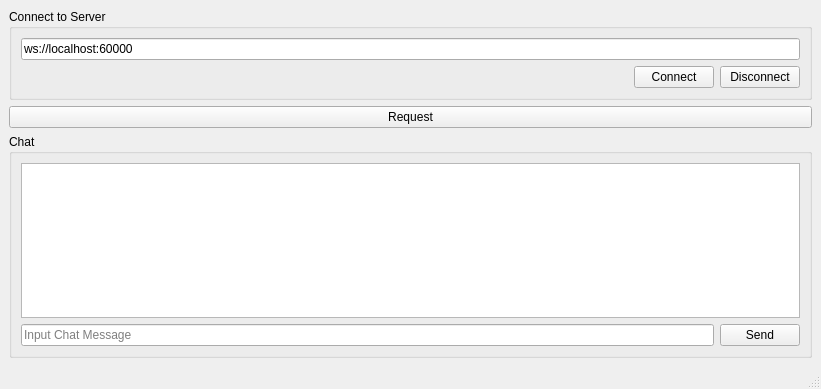
<?xml version="1.0" encoding="UTF-8"?>
<ui version="4.0">
 <class>Client</class>
 <widget class="QMainWindow" name="Client">
  <property name="geometry">
   <rect>
    <x>0</x>
    <y>0</y>
    <width>821</width>
    <height>389</height>
   </rect>
  </property>
  <property name="windowTitle">
   <string>Client</string>
  </property>
  <widget class="QWidget" name="centralwidget">
   <layout class="QGridLayout" name="gridLayout_2">
    <item row="1" column="0">
     <widget class="QPushButton" name="requestPushButton">
      <property name="text">
       <string>Request</string>
      </property>
     </widget>
    </item>
    <item row="0" column="0">
     <widget class="QGroupBox" name="groupBox_3">
      <property name="title">
       <string>Connect to Server</string>
      </property>
      <layout class="QGridLayout" name="gridLayout">
       <item row="0" column="0" colspan="2">
        <widget class="QLineEdit" name="addressLineEdit">
         <property name="text">
          <string>ws://localhost:60000</string>
         </property>
         <property name="placeholderText">
          <string>ex. ws://localhost:60000</string>
         </property>
        </widget>
       </item>
       <item row="2" column="0" colspan="2">
        <layout class="QHBoxLayout" name="horizontalLayout_3">
         <item>
          <spacer name="horizontalSpacer_2">
           <property name="orientation">
            <enum>Qt::Horizontal</enum>
           </property>
           <property name="sizeHint" stdset="0">
            <size>
             <width>40</width>
             <height>20</height>
            </size>
           </property>
          </spacer>
         </item>
         <item>
          <widget class="QPushButton" name="connectPushButton">
           <property name="text">
            <string>Connect</string>
           </property>
          </widget>
         </item>
         <item>
          <widget class="QPushButton" name="disconnectPushButton">
           <property name="text">
            <string>Disconnect</string>
           </property>
          </widget>
         </item>
        </layout>
       </item>
      </layout>
     </widget>
    </item>
    <item row="2" column="0">
     <widget class="QGroupBox" name="groupBox_4">
      <property name="title">
       <string>Chat</string>
      </property>
      <layout class="QGridLayout" name="gridLayout_7">
       <item row="2" column="0">
        <widget class="QLineEdit" name="chatLineEdit">
         <property name="placeholderText">
          <string>Input Chat Message</string>
         </property>
        </widget>
       </item>
       <item row="2" column="1">
        <widget class="QPushButton" name="chatPushButton">
         <property name="text">
          <string>Send</string>
         </property>
        </widget>
       </item>
       <item row="1" column="0" colspan="2">
        <widget class="QTextBrowser" name="chatTextBrowser"/>
       </item>
      </layout>
     </widget>
    </item>
    <item row="0" column="1" rowspan="3">
     <layout class="QGridLayout" name="screenArea"/>
    </item>
   </layout>
  </widget>
  <widget class="QMenuBar" name="menubar">
   <property name="geometry">
    <rect>
     <x>0</x>
     <y>0</y>
     <width>821</width>
     <height>17</height>
    </rect>
   </property>
  </widget>
  <widget class="QStatusBar" name="statusbar"/>
 </widget>
 <resources/>
 <connections/>
</ui>
